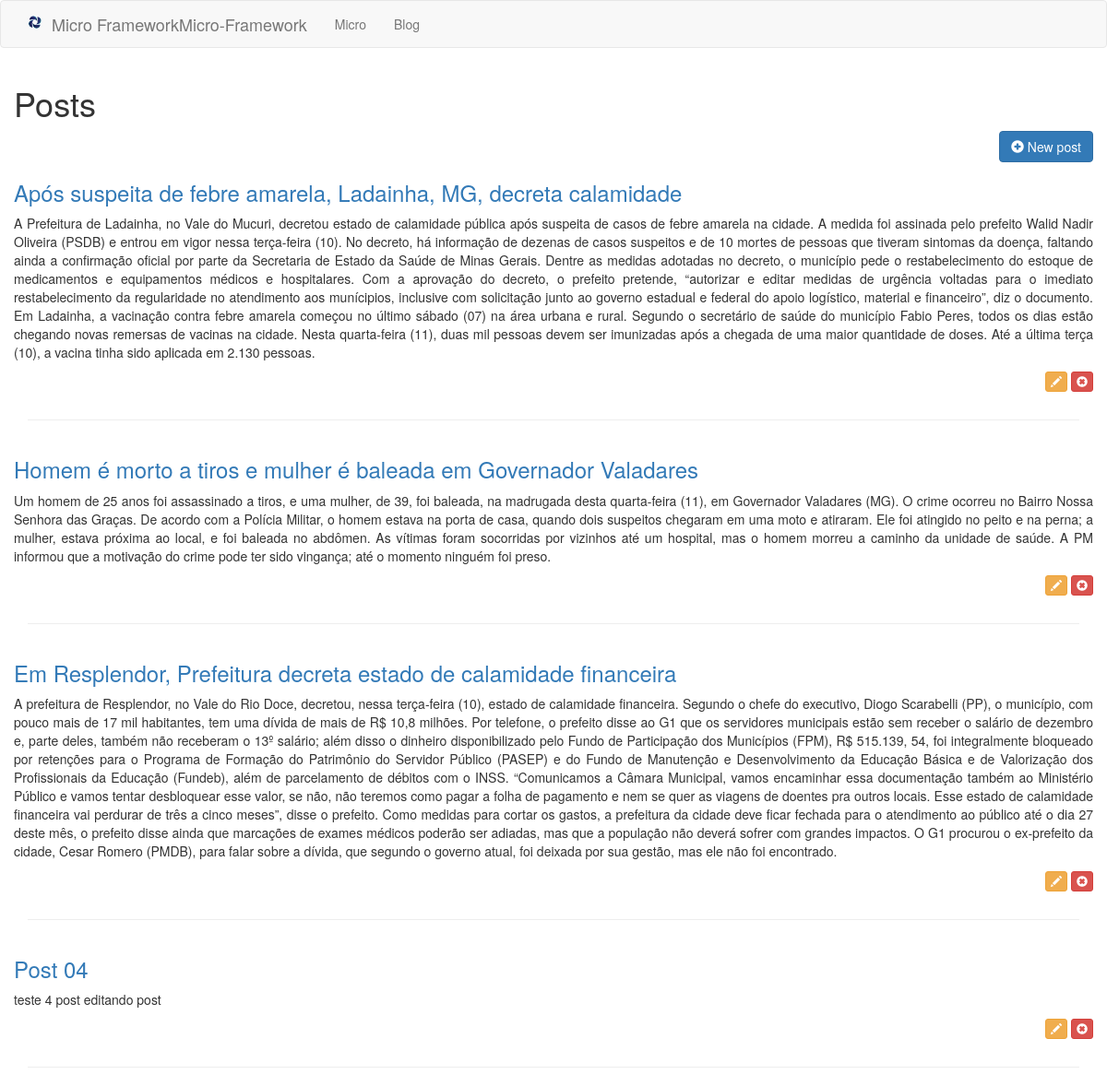
The page /posts on the database its author committed.
### tables this page shows
CREATE TABLE posts (id INTEGER CONSTRAINT posts_index PRIMARY KEY ASC AUTOINCREMENT, title VARCHAR (255) NOT NULL, content TEXT NOT NULL);

### app/Controllers/PostsController.php (called while the page is built, shortened)
<?php
class PostsController extends BaseController {
    private $post;
    public function __construct() {
        $this->post = $model = Container::getModel('Post');
    }
    public function index() {
        $this->view->posts = $this->post->all();
        $this->renderView('posts/index', 'layout');
    }
}

### core/bootstrap.php (called while the page is built)
<?php
$routes = require_once __DIR__.'/../app/routes.php';
$rout = new \Core\Route($routes);

### public/index.php (called while the page is built, shortened)
<?php
require_once __DIR__ . "/../core/bootstrap.php";

### core/BaseModel.php (called while the page is built, shortened)
<?php
abstract class BaseModel {
    private $pdo;
    protected $table;
    public function __construct(PDO $pdo) {
        $this->pdo = $pdo;
    }
    public function all() {
        $query = "SELECT * FROM {$this->table}";
        $stmt = $this->pdo->query($query);
        $stmt->execute();
        $result = $stmt->fetchAll();
        return $result;
    }
}

### core/DataBase.php (called while the page is built, shortened)
<?php
class DataBase {
    public static function getDatabase() {
        $conf = include_once __DIR__ . '/../App/database.php';
        if ($conf['driver'] == "sqlite") {
            $sqlite = __DIR__ . "/../storage/database/" . $conf['sqlite']['host'];
            $sqlite = "sqlite:" . $sqlite;
            try {
                $pdo = new PDO($sqlite);
                $pdo->setAttribute(PDO::ATTR_ERRMODE, PDO::ERRMODE_EXCEPTION);
                $pdo->setAttribute(PDO::ATTR_DEFAULT_FETCH_MODE, PDO::FETCH_OBJ);
                return $pdo;
            } catch (PDOException $e) {
                echo $e->getMessage();
            }
        } else if ($conf['driver'] == "mysql") {
            $host = $conf['mysql']['host'];
            $db = $conf['mysql']['database'];
            $user = $conf['mysql']['user'];
            $pass = $conf['mysql']['pass'];
            $charset = $conf['mysql']['charset'];
            $collation = $conf['mysql']['collation'];
            try {
                $pdo = new PDO("mysql:host=$host;dbname=$db;charset=$charset", $user, $pass);
                $pdo->setAttribute(PDO::ATTR_ERRMODE, PDO::ERRMODE_EXCEPTION);
                $pdo->setAttribute(PDO::MYSQL_ATTR_INIT_COMMAND, "SET NAMES '$charset' COLLATE '$collation'");
                $pdo->setAttribute(PDO::ATTR_DEFAULT_FETCH_MODE, PDO::FETCH_OBJ);
                return $pdo;
            } catch (PDOException $e) {
                echo $e->getMessage();
            }
        }
    }
}

### core/Container.php (called while the page is built, shortened)
<?php
class Container {
    public static function getModel($model) {
        return new $objModel(DataBase::getDatabase());
    }
}

### app/Views/posts/index.phtml (the view)
<div class="container">
    <div class="row">
        <h1><?php $this->getpageTitle(); ?></h1>
        <a href="/post/create" class="btn btn-primary pull-right">
            <i class="glyphicon glyphicon-plus-sign"></i> New post
        </a>
    </div>
    <?php foreach ($this->view->posts as $post): ?>
        <div class="row">
            <h3><a href="/post/<?php echo $post->id; ?>/show"><?php echo $post->title; ?></a></h3>
            <p class="text-justify">
                <?php echo $post->content; ?>
            </p>
            <p class="text-right">
                <a href="/post/<?php echo $post->id; ?>/edit" class="btn btn-warning btn-xs">
                    <i class="glyphicon glyphicon-pencil"></i>
                </a>
                <a href="/post/<?php echo $post->id; ?>/delete" class="btn btn-danger btn-xs" onclick="return confirm('deletar este post')">
                    <i class="glyphicon glyphicon-remove-sign"></i>
                </a>
            </p>
        </div>
        <hr>
    <?php endforeach; ?>
</div>

### rows shown on the page
posts: title "Após suspeita de febre amarela, Ladainha, MG, decreta calamidade", content "A Prefeitura de Ladainha, no Vale do Mucuri, decretou estado de calamidade pública após suspeita de casos de febre amarela na cidade. A medida foi assinada pelo prefeito Walid Nadir Oliveira (PSDB) e entrou em vigor nessa terça-feira (10). No decreto, há informação de dezenas de casos suspeitos e de 10 mortes de pessoas que tiveram sintomas da doença, faltando ainda a confirmação oficial por parte da Secretaria de Estado da Saúde de Minas Gerais. Dentre as medidas adotadas no decreto, o município pede o restabelecimento do estoque de medicamentos e equipamentos médicos e hospitalares. Com a aprovação do decreto, o prefeito pretende, “autorizar e editar medidas de urgência voltadas para o…"
posts: title "Homem é morto a tiros e mulher é baleada em Governador Valadares", content "Um homem de 25 anos foi assassinado a tiros, e uma mulher, de 39, foi baleada, na madrugada desta quarta-feira (11), em Governador Valadares (MG). O crime ocorreu no Bairro Nossa Senhora das Graças. De acordo com a Polícia Militar, o homem estava na porta de casa, quando dois suspeitos chegaram em uma moto e atiraram. Ele foi atingido no peito e na perna; a mulher, estava próxima ao local, e foi baleada no abdômen. As vítimas foram socorridas por vizinhos até um hospital, mas o homem morreu a caminho da unidade de saúde. A PM informou que a motivação do crime pode ter sido vingança; até o momento ninguém foi preso."
posts: title "Em Resplendor, Prefeitura decreta estado de calamidade financeira", content "A prefeitura de Resplendor, no Vale do Rio Doce, decretou, nessa terça-feira (10), estado de calamidade financeira. Segundo o chefe do executivo, Diogo Scarabelli (PP), o município, com pouco mais de 17 mil habitantes, tem uma dívida de mais de R$ 10,8 milhões. Por telefone, o prefeito disse ao G1 que os servidores municipais estão sem receber o salário de dezembro e, parte deles, também não receberam o 13º salário; além disso o dinheiro disponibilizado pelo Fundo de Participação dos Municípios (FPM), R$ 515.139, 54, foi integralmente bloqueado por retenções para o Programa de Formação do Patrimônio do Servidor Público (PASEP) e do Fundo de Manutenção e Desenvolvimento da Educação Básica e…"
posts: title "Post 04", content "teste 4 post editando post"

### other values the page prints
$this->pageTitle "Posts"
